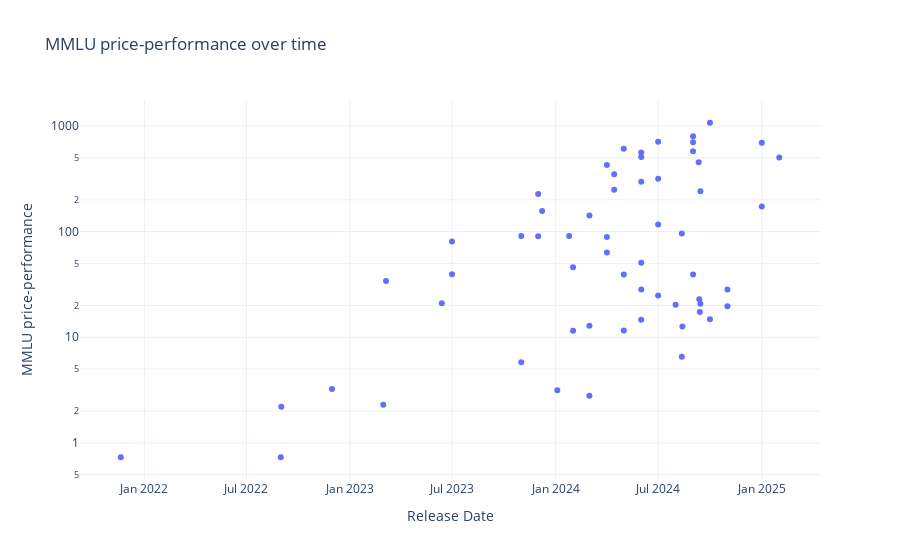

Notebook code for this chart:
### Code cell
aa_df['MMLU price-performance'] = aa_df['MMLU'] / aa_df['USD per 1M Tokens']
# Plot 'MMLU price-performance' vs. 'Date'
fig = px.scatter(aa_df, x='Release Date', y='MMLU price-performance', title='MMLU price-performance over time', hover_data=['Model Name'])
fig.update_layout(yaxis_type='log')
fig.show()

### Figure 1 — Plotly figure (JSON) as saved in the notebook; plotly's stock layout.template omitted (floating-point values rounded to 4 significant figures)
{"data": [{"customdata": [["GPT-3"], ["GPT-3"], ["GPT-3"], ["GPT-3.5"], ["GPT-4"], ["GPT-3.5 Turbo"], ["GPT-3.5 Turbo"], ["Llama-2-Chat-7B"], ["Llama-2-Chat-13B"], ["GPT-3.5 Turbo"], ["GPT-4 Turbo"], ["Llama 2-7B"], ["Llama 2-70B Chat"], ["Llama 2-13B"], ["GPT-3"], ["GPT-3.5 Turbo"], ["Mistral-Small-2024-02"], ["Mistral-Large-2024-02"], ["Claude-3-Haiku"], ["Claude-3-Sonnet"], ["Claude-3-Opus"], ["Llama-3-Instruct-70B"], ["Llama-3-Instruct-8B"], ["Mistral-8x22"], ["Llama 2-13B"], ["Llama 2-7B"], ["Gemini-1.5-Pro-2024-05"], ["Gemini-1.5-Flash-2024-05"], ["GPT-4o-2024-05"], ["Mistral-Large-2-2024-06"], ["Mistral-NeMo"], ["Claude-3.5-Haiku"], ["Claude-3.5-Sonnet-2024-06"], ["Gemma-2-9B"], ["Gemma-2-27B"], ["Llama-3.1-Instruct-405B"], ["Llama-3.1-Instruct-8B"], ["Llama-3.1-Instruct-70B"], ["GPT-4o-mini"], ["GPT-4o-2024-08"], ["Claude Instant"], ["Claude 2"], ["Claude 2.1"], ["Gemini 1.0 Pro"], ["Cohere Command"], ["Cohere Command Light"], ["Command R"], ["Command R+"], ["Gemini-1.5-Pro-2024-09"], ["Gemini-1.5-Flash-2024-09"], ["Llama-3.2-Instruct-3B"], ["Llama-3.2-Instruct-1B"], ["DeepSeek-Coder-V2 236B"], ["o1-preview"], ["o1-mini"], ["Jamba 1.5-Large"], ["Command R+"], ["Reka Core"], ["Mistral 7B"], ["Gemini-1.5-Flash-8B"], ["Claude-3.5-Sonnet-2024-10"], ["GPT-4o-2024-11"], ["Mistral-Large-2-2024-11"], ["o1"], ["DeepSeek-V3"], ["Phi 4"], ["Mistral Small 3"], ["DeepSeek-R1"], ["o3-mini"], ["o1-mini"], ["Gemini 2.0 Flash"]], "hovertemplate": "Release Date=%{x}<br>MMLU price-performance=%{y}<br>Model Name=%{customdata[0]}<extra></extra>", "legendgroup": "", "marker": {"color": "#636efa", "symbol": "circle"}, "mode": "markers", "name": "", "orientation": "v", "showlegend": false, "type": "scatter", "x": ["2021-11-20T00:00:00", "2022-08-31T00:00:00", "2022-09-01T00:00:00", "2022-11-30T00:00:00", "2023-03-01T00:00:00", "2023-03-06T00:00:00", "2023-06-13T00:00:00", "2023-07-01T00:00:00", "2023-07-01T00:00:00", "2023-11-01T00:00:00", "2023-11-01T00:00:00", "2023-12-01T00:00:00", "2023-12-01T00:00:00", "2023-12-08T00:00:00", "2024-01-04T00:00:00", "2024-01-25T00:00:00", "2024-02-01T00:00:00", "2024-02-01T00:00:00", "2024-03-01T00:00:00", "2024-03-01T00:00:00", "2024-03-01T00:00:00", "2024-04-01T00:00:00", "2024-04-01T00:00:00", "2024-04-01T00:00:00", "2024-04-14T00:00:00", "2024-04-14T00:00:00", "2024-05-01T00:00:00", "2024-05-01T00:00:00", "2024-05-01T00:00:00", "2024-06-01T00:00:00", "2024-06-01T00:00:00", "2024-06-01T00:00:00", "2024-06-01T00:00:00", "2024-06-01T00:00:00", "2024-06-01T00:00:00", "2024-07-01T00:00:00", "2024-07-01T00:00:00", "2024-07-01T00:00:00", "2024-07-01T00:00:00", "2024-08-01T00:00:00", "2024-08-12T00:00:00", "2024-08-12T00:00:00", "2024-08-12T00:00:00", "2024-08-12T00:00:00", "2024-08-13T00:00:00", "2024-08-13T00:00:00", "2024-08-13T00:00:00", "2024-08-13T00:00:00", "2024-09-01T00:00:00", "2024-09-01T00:00:00", "2024-09-01T00:00:00", "2024-09-01T00:00:00", "2024-09-11T00:00:00", "2024-09-12T00:00:00", "2024-09-12T00:00:00", "2024-09-12T00:00:00", "2024-09-13T00:00:00", "2024-09-14T00:00:00", "2024-09-14T00:00:00", "2024-10-01T00:00:00", "2024-10-01T00:00:00", "2024-11-01T00:00:00", "2024-11-01T00:00:00", "2024-12-17T00:00:00", "2024-12-26T00:00:00", "2025-01-01T00:00:00", "2025-01-01T00:00:00", "2025-01-20T00:00:00", "2025-01-31T00:00:00", "2025-01-31T00:00:00", "2025-02-01T00:00:00"], "xaxis": "x", "y": [0.7317, 0.7317, 2.195, 3.24, 2.293, 34, 20.92, 39.39, 80.36, 90.67, 5.8, 226.5, 90.36, 156.6, 3.155, 90.67, 46, 11.5, 142, 12.83, 2.8, 88.76, 426.7, 63.33, 249.1, 348.5, 39.27, 607.7, 11.6, 28.33, 507.7, 50.62, 14.67, 561.5, 296.2, 24.86, 710, 116.7, 315.4, 20.32, null, 6.542, null, 95.73, null, null, null, 12.62, 39.27, 576.9, 800, 700, 452.6, null, null, 22.86, 17.3, 20.8, 240.4, 1071.0, 14.83, 19.63, 28.33, null, null, 693.9, 172.6, null, null, null, 502.9], "yaxis": "y"}], "layout": {"legend": {"tracegroupgap": 0}, "title": {"text": "MMLU price-performance over time"}, "xaxis": {"anchor": "y", "domain": [0, 1], "title": {"text": "Release Date"}}, "yaxis": {"anchor": "x", "domain": [0, 1], "title": {"text": "MMLU price-performance"}, "type": "log"}}}
